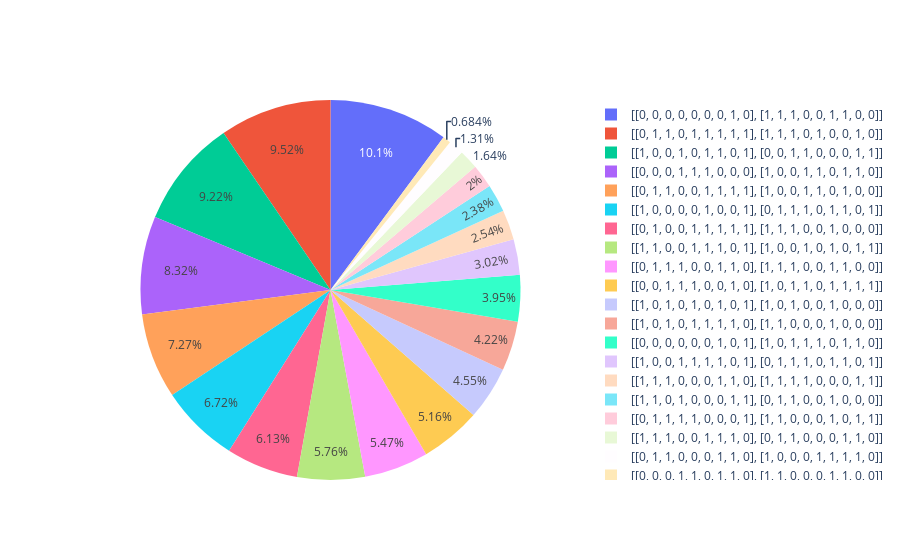

Notebook code for this chart:
### Code cell
import plotly.graph_objects as go
showRouletteWheel(population)

### Figure 1 — Plotly figure (JSON) as saved in the notebook; plotly's stock layout.template omitted (floating-point values rounded to 4 significant figures)
{"data": [{"labels": ["[[0, 0, 0, 1, 1, 0, 1, 1, 0], [1, 1, 0, 0, 0, 1, 1, 0, 0]]", "[[0, 1, 1, 0, 0, 0, 1, 1, 0], [1, 0, 0, 0, 1, 1, 1, 1, 0]]", "[[1, 1, 1, 0, 0, 1, 1, 1, 0], [0, 1, 1, 0, 0, 0, 1, 1, 0]]", "[[0, 1, 1, 1, 1, 0, 0, 0, 1], [1, 1, 0, 0, 0, 1, 0, 1, 1]]", "[[1, 1, 0, 1, 0, 0, 0, 1, 1], [0, 1, 1, 0, 0, 1, 0, 0, 0]]", "[[1, 1, 1, 0, 0, 0, 1, 1, 0], [1, 1, 1, 1, 0, 0, 0, 1, 1]]", "[[1, 0, 0, 1, 1, 1, 1, 0, 1], [0, 1, 1, 1, 0, 1, 1, 0, 1]]", "[[0, 0, 0, 0, 0, 0, 1, 0, 1], [1, 0, 1, 1, 1, 0, 1, 1, 0]]", "[[1, 0, 1, 0, 1, 1, 1, 1, 0], [1, 1, 0, 0, 0, 1, 0, 0, 0]]", "[[1, 0, 1, 0, 1, 0, 1, 0, 1], [1, 0, 1, 0, 0, 1, 0, 0, 0]]", "[[0, 0, 1, 1, 1, 0, 0, 1, 0], [1, 0, 1, 1, 0, 1, 1, 1, 1]]", "[[0, 1, 1, 1, 0, 0, 1, 1, 0], [1, 1, 1, 0, 0, 1, 1, 0, 0]]", "[[1, 1, 0, 0, 1, 1, 1, 0, 1], [1, 0, 0, 1, 0, 1, 0, 1, 1]]", "[[0, 1, 0, 0, 1, 1, 1, 1, 1], [1, 1, 1, 0, 0, 1, 0, 0, 0]]", "[[1, 0, 0, 0, 0, 1, 0, 0, 1], [0, 1, 1, 1, 0, 1, 1, 0, 1]]", "[[0, 1, 1, 0, 0, 1, 1, 1, 1], [1, 0, 0, 1, 1, 0, 1, 0, 0]]", "[[0, 0, 0, 1, 1, 1, 0, 0, 0], [1, 0, 0, 1, 1, 0, 1, 1, 0]]", "[[1, 0, 0, 1, 0, 1, 1, 0, 1], [0, 0, 1, 1, 0, 0, 0, 1, 1]]", "[[0, 1, 1, 0, 1, 1, 1, 1, 1], [1, 1, 1, 0, 1, 0, 0, 1, 0]]", "[[0, 0, 0, 0, 0, 0, 0, 1, 0], [1, 1, 1, 0, 0, 1, 1, 0, 0]]"], "type": "pie", "values": [0.06743, 0.1292, 0.1618, 0.1973, 0.2345, 0.2509, 0.298, 0.3898, 0.416, 0.4483, 0.5092, 0.5391, 0.5675, 0.6048, 0.6624, 0.7168, 0.8202, 0.9087, 0.9387, 1.0]}], "layout": {}}
